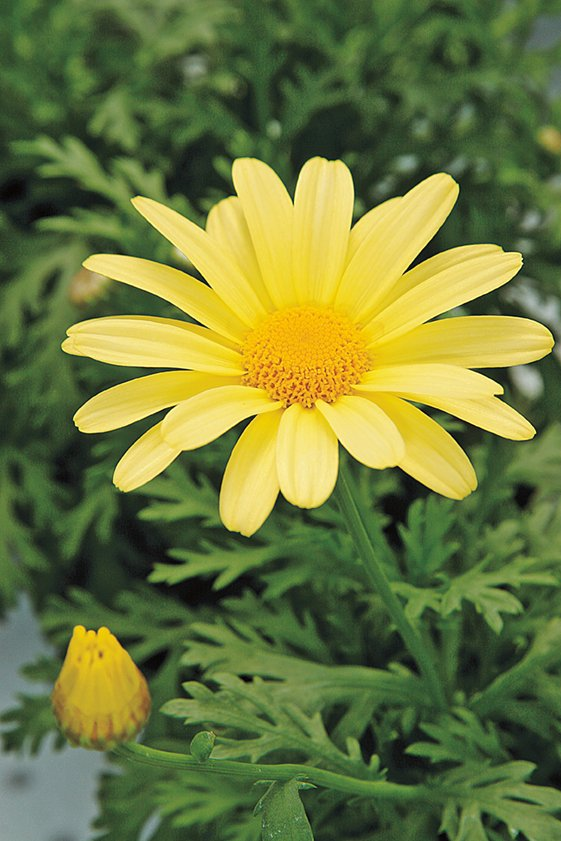
#> input picture Image Processing and Machine Vision Assignment 1/Q-8/daisy.jpg, 561 x 841 px
$ jupyter execute Q-8.ipynb
#> lines starting #> are read from the running program, lines starting #| are printed output that depends on the picture
[cell 1]
import cv2 as cv
import numpy as np
import matplotlib.pyplot as plt

image = cv.imread('daisy.jpg')
#> image is the input picture: shape (841, 561, 3); mean B, G, R 60.7, 120.3, 108.5

mask = np.zeros(image.shape[:2], np.uint8)
background = np.zeros((1,65), np.float64)

rect = (20, 20, 550, 550)

cv.grabCut(image, mask, rect, None, None, 5, cv.GC_INIT_WITH_RECT)

mask2 = np.where((mask == cv.GC_FGD) | (mask == cv.GC_PR_FGD), 1, 0).astype('uint8')

foreground = cv.bitwise_and(image, image, mask=mask2)
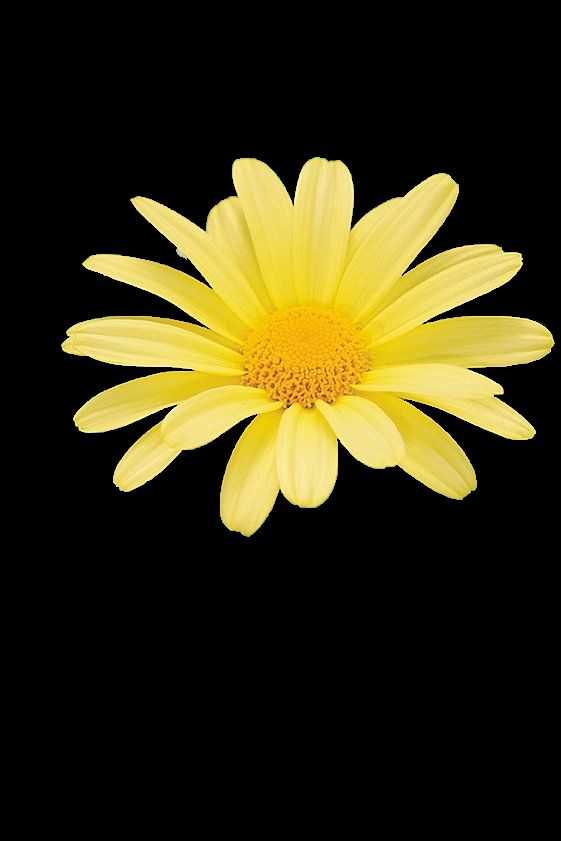
#> foreground: shape (841, 561, 3); mean B, G, R 19.1, 47.9, 53.6
background = cv.bitwise_and(image, image, mask=1 - mask2)
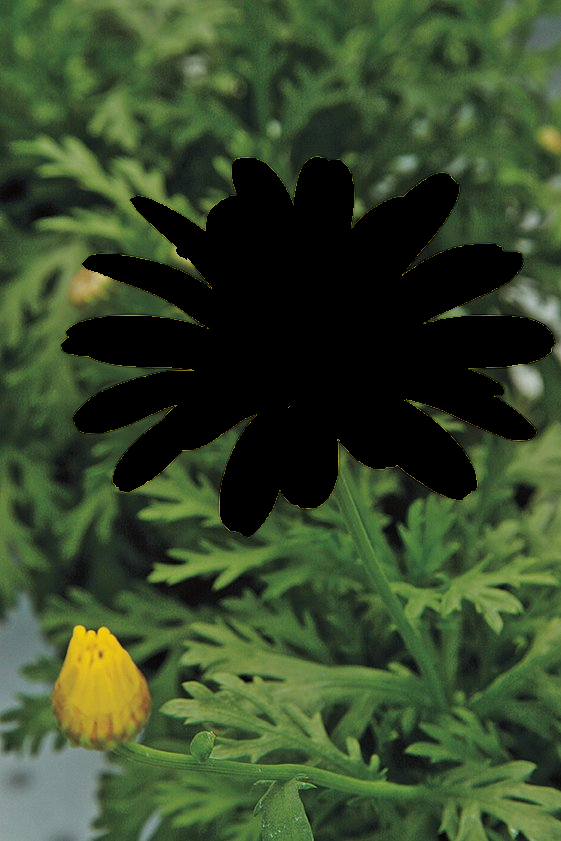
#> background: shape (841, 561, 3); mean B, G, R 41.5, 72.4, 54.9

segmentation_mask = np.where(mask2[:, :, np.newaxis] == 1, 255, 0).astype('uint8')

fig, ax = plt.subplots(1, 4, figsize=(10,10), sharey = True)

ax[0].imshow(image[:,:,::-1]),
ax[0].set_title('Original Image')
ax[0].axis('off')

ax[1].imshow(mask)
ax[1].set_title('Segmentation Mask')
ax[1].axis('off')

ax[2].imshow(background[:,:,::-1]),
ax[2].set_title('Background Image')
ax[2].axis('off')

ax[3].imshow(foreground[:,:,::-1])
ax[3].set_title('Foreground Image')
ax[3].axis('off')
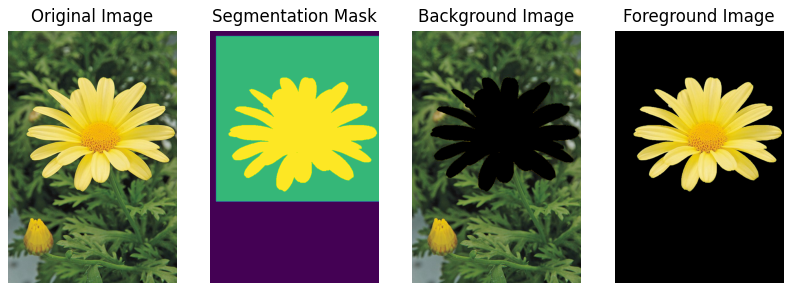
#> figure drawn by matplotlib, 4 panels

[cell 2]
import cv2 as cv
import numpy as np
import matplotlib.pyplot as plt

image = cv.imread('daisy.jpg')

mask = np.zeros(image.shape[:2], np.uint8)
background = np.zeros((1,65), np.float64)

rect = (20, 20, 550, 550)

cv.grabCut(image, mask, rect, None, None, 5, cv.GC_INIT_WITH_RECT)

mask2 = np.where((mask == cv.GC_FGD) | (mask == cv.GC_PR_FGD), 1, 0).astype('uint8')

foreground = cv.bitwise_and(image, image, mask=mask2)
background = cv.bitwise_and(image, image, mask=1 - mask2)
segmentation_mask = np.where(mask2[:, :, np.newaxis] == 1, 255, 0).astype('uint8')

blurred_bg = cv.GaussianBlur(background, (31, 31), 0)
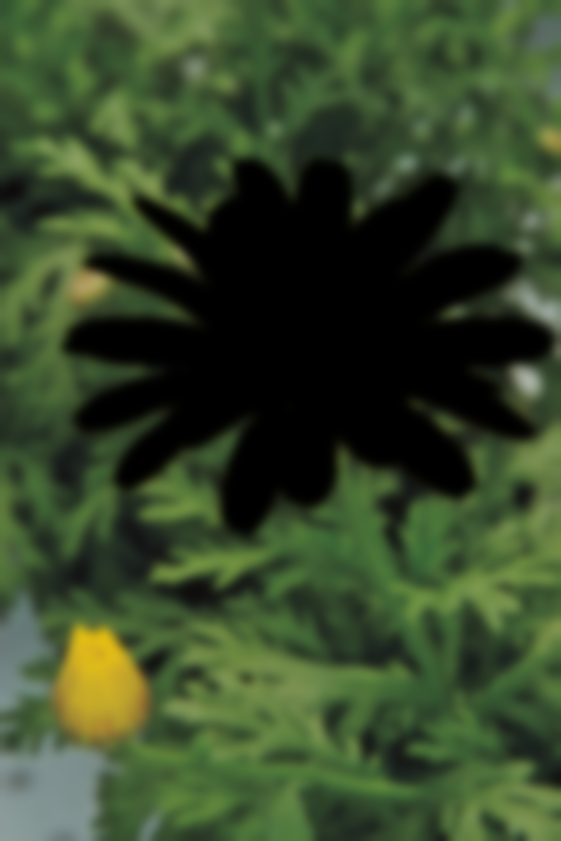
#> blurred_bg: shape (841, 561, 3); mean B, G, R 41.6, 72.4, 54.9
enhanced_img = cv.addWeighted(foreground, 1, blurred_bg, 0.8, 0)
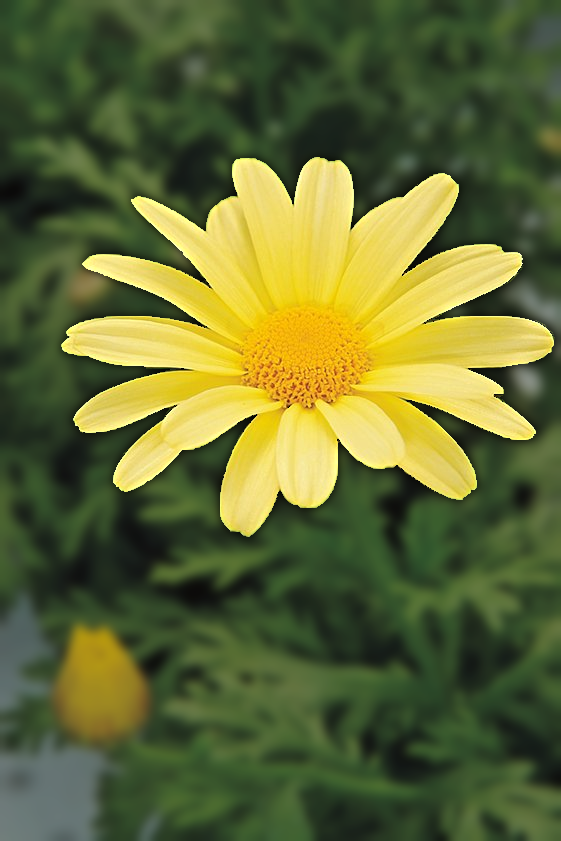
#> enhanced_img: shape (841, 561, 3); mean B, G, R 52.3, 105.8, 97.4

fig, ax = plt.subplots(1, 2, figsize=(12,6), sharey = True)

ax[0].imshow(image[:,:,::-1])
ax[0].set_title('Original Image')
ax[0].axis('off')

ax[1].imshow(enhanced_img[:,:,::-1])
ax[1].set_title('Enhanced Image')
ax[1].axis('off')
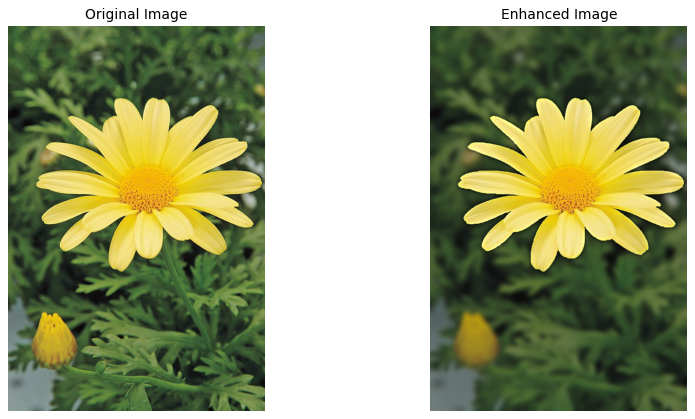
#> figure drawn by matplotlib, 2 panels
